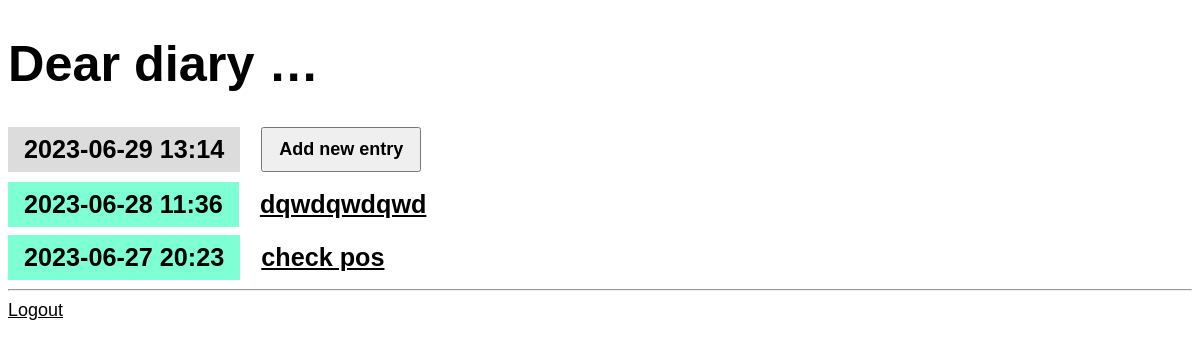
The app's page / (signed in) with its own data.
### entries/models.py (models this page shows, shortened)
class Entry(models.Model):
    title = models.CharField(max_length=200)
    content = models.TextField()
    date_created = models.DateTimeField(default=timezone.now)
    class Meta:
        verbose_name_plural = "Entries"

### entries/views.py (the view)
# urls.py: path("", views.EntryListView.as_view(), name="entry-list"),
class EntryListView(LockedView, ListView):
    model = Entry
    queryset = Entry.objects.all().order_by("-date_created")

### entries/templates/entries/entry_list.html
{% extends "entries/base.html" %}
{% block content %}
    <article>
        <h2 class="mark">{% now "Y-m-d H:i" %}</em></h2>
        <a href="{% url 'entry-create' %}"><button>Add new entry</button></a>
    </article>
    {% for entry in entry_list %}
        <article>
            <h2 class="{{ entry.date_created|date:'l' }}">
                {{ entry.date_created|date:'Y-m-d H:i' }}
            </h2>
            <h3>
                <a href="{% url 'entry-detail' entry.id %}">
                    {{ entry.title }}
                </a>
            </h3>
        </article>
    {% endfor %}
{% endblock %}

### entries/static/css/diary.css (style rules this page uses)
* { box-sizing: border-box; }
body { font-family: sans-serif; font-size: 18px; }
a { color: inherit; }
h2, h3 { font-size: 1.4em; margin: 0; display: inline-block; padding: 0.5rem 1rem; vertical-align: top; }
h2 { background-color: aquamarine; }
.mark { background-color: gainsboro; }
article { margin-bottom: 0.5rem; }
button, textarea, input { font-size: inherit; min-height: 2.5em; padding: 0 1rem; }
button, input[type="submit"] { margin: 0 1rem 2px 1rem; cursor: pointer; font-weight: bold; min-width: 8rem; }

### records on screen
Entry: date_created "2023-06-28 11:36", title "dqwdqwdqwd"
Entry: date_created "2023-06-27 20:23", title "check pos"
